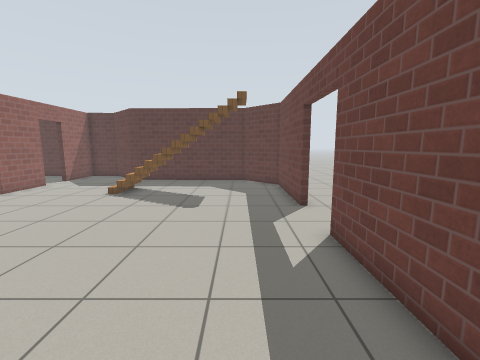
[1] (above)

15 first-person views from a walk through a world built for the Gazebo simulator. The camera is 1.2 m above the floor, tilts 8° down and sees 90° across. The floor is counted in squares, 0.5 m on a side. Each view is taken from the middle of a square. On the plan, view 1 faces up. The plan holds only what a view shows up to about 16 squares ahead; the rest is blank. The place goes on beyond the plan. Gazebo's built-in surfaces are drawn with simple patterns.

[2]
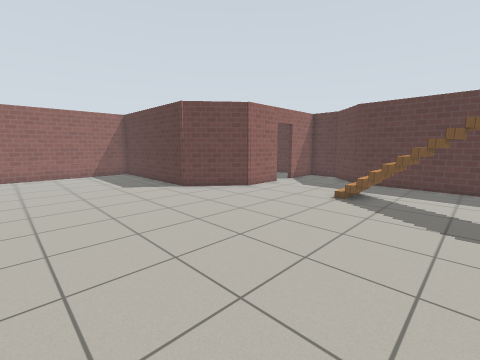

[3]
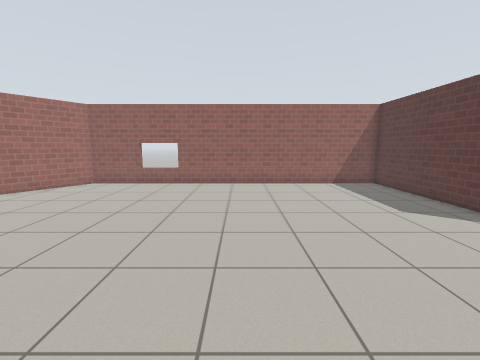

[4]
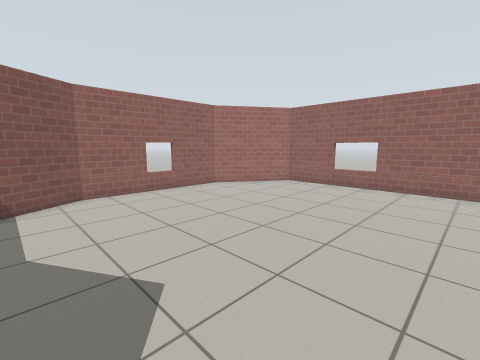

[5]
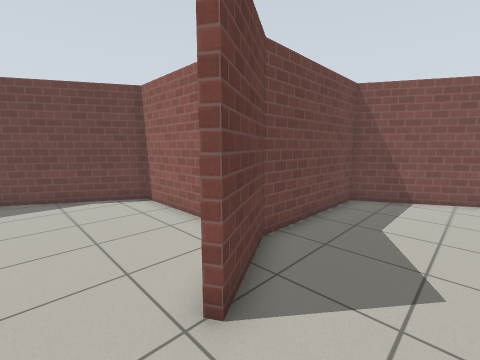

[6]
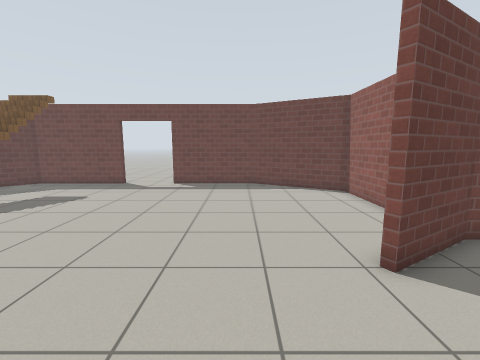

[7]
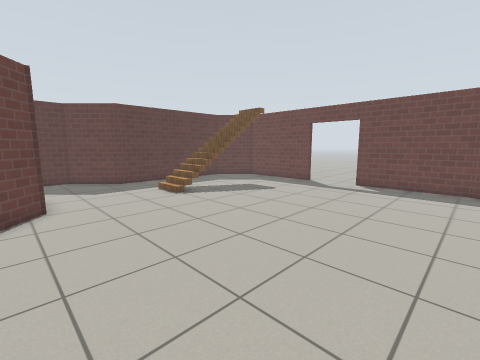

[8]
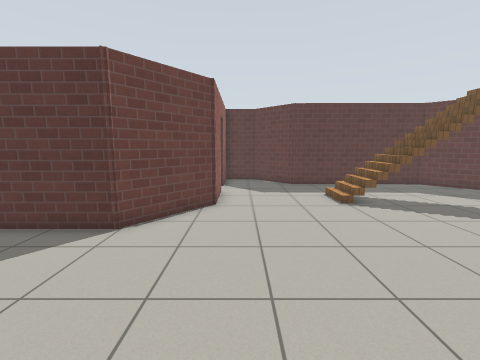

[9]
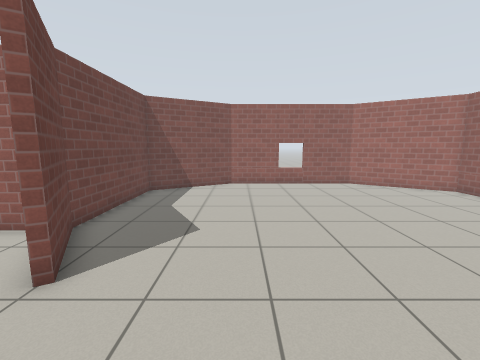

[10]
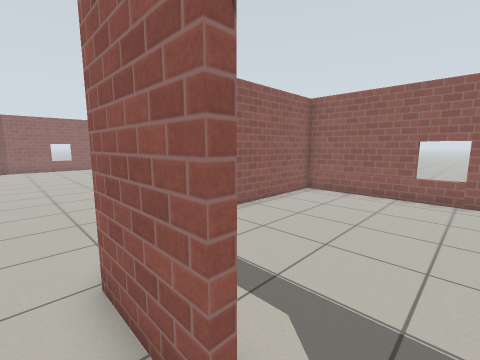

[11]
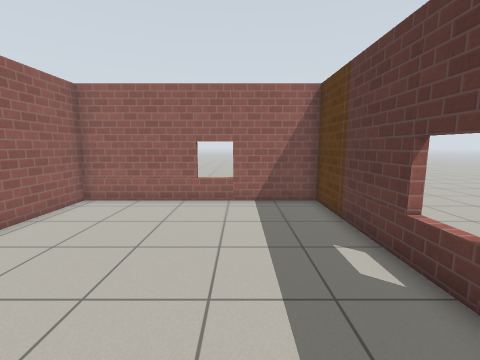

[12]
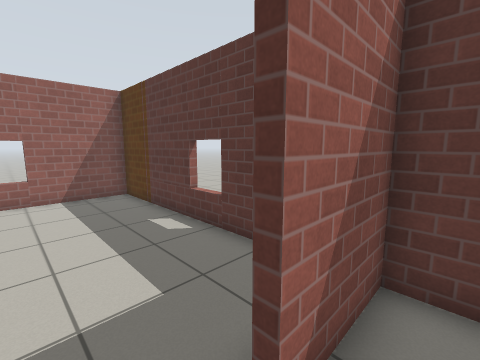

[13]
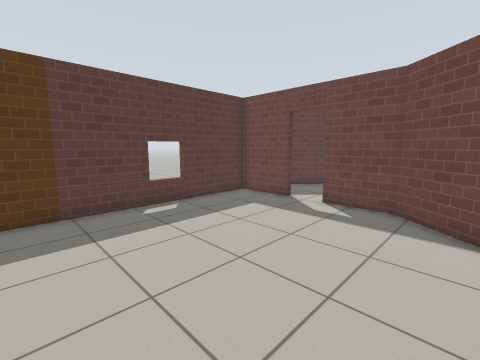

[14]
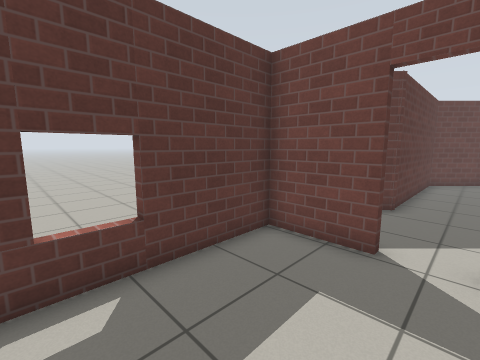

[15]
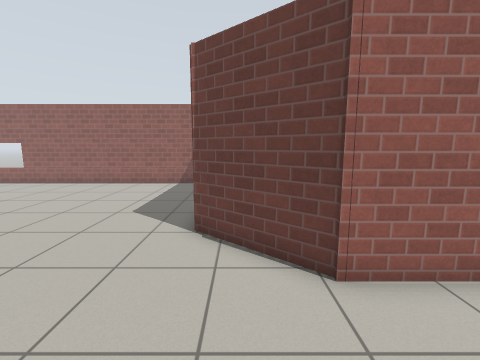

### Floor plan
Ten units are one square. View 1 is at (0, 0); x grows to the right and y downward. Boxes are objects, and circles mark ways between rooms. Rooms are numbered by the first view taken in them; rooms with no view inside come last. Other rooms are left out.
<svg viewBox="-240 -199 275 328">
<path fill="none" stroke="#000" d="M-59 37 -3 37 25 -12 25 -64M-120 -119 -146 -88 -235 -88 -235 95 -191 124 -115 124 -71 99 -71 38 -87 9M-120 -148 -120 -116M25 -95 24 -149 3 -170 -77 -172 -99 -194 -120 -194 -120 -165M-141 -98 -123 -120 -123 -148M-123 -165 -123 -194 -235 -194 -235 -91 -177 -91"/>
<circle cx="-120" cy="-155" r="3" fill="#2a7"/>
<text x="-110" y="-20">1</text>
<text x="-180" y="-140">2</text>
</svg>
Room 1 opens to room 2.

Where each view was taken, in squares from view 1:
view 1: 0 up, 0 right, facing up
view 2: 1 up, 2 left, facing up-left
view 3: 0 up, 8 left, facing left
view 4: 0 up, 9 left, facing down-left
view 5: 1 up, 11 left, facing down-right
view 6: 2 up, 13 left, facing right
view 7: 1 up, 13 left, facing up-right
view 8: 2 up, 11 left, facing up
view 9: 3 up, 12 left, facing down
view 10: 16 up, 11 left, facing down-left
view 11: 16 up, 13 left, facing left
view 12: 15 up, 11 left, facing up-left
view 13: 10 up, 22 left, facing up-right
view 14: 15 up, 18 left, facing up-right
view 15: 10 up, 8 left, facing left
